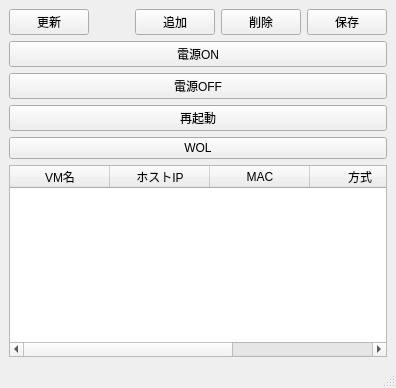
<?xml version="1.0" encoding="UTF-8"?>
<ui version="4.0">
 <class>MainWindowUI</class>
 <widget class="QMainWindow" name="MainWindowUI">
  <property name="windowTitle">
   <string>HomeVM Manager - Phase 1 (GUI + JSON)</string>
  </property>
  <widget class="QWidget" name="centralwidget">
   <layout class="QVBoxLayout" name="vboxRoot">
    <item>
     <layout class="QHBoxLayout" name="hboxButtons">
      <item>
       <widget class="QPushButton" name="btnReload">
        <property name="text">
         <string>更新</string>
        </property>
        <property name="toolTip">
         <string>JSONを読み直して一覧を更新</string>
        </property>
       </widget>
      </item>
      <item>
       <spacer name="spacer1">
        <property name="orientation">
         <enum>Qt::Horizontal</enum>
        </property>
        <property name="sizeHint" stdset="0">
         <size>
          <width>40</width>
          <height>20</height>
         </size>
        </property>
       </spacer>
      </item>
      <item>
       <widget class="QPushButton" name="btnAdd">
        <property name="text">
         <string>追加</string>
        </property>
        <property name="toolTip">
         <string>新しいVMを追加</string>
        </property>
       </widget>
      </item>
      <item>
       <widget class="QPushButton" name="btnDelete">
        <property name="text">
         <string>削除</string>
        </property>
        <property name="toolTip">
         <string>選択行を削除</string>
        </property>
       </widget>
      </item>
      <item>
       <widget class="QPushButton" name="btnSave">
        <property name="text">
         <string>保存</string>
        </property>
        <property name="toolTip">
         <string>現在の一覧をJSONに保存</string>
        </property>
       </widget>
      </item>
     </layout>
    </item>

    <item>
     <widget class="QPushButton" name="btnPowerOn">
      <property name="text">
       <string>電源ON</string>
      </property>
      <property name="toolTip">
       <string>ESXiへSSHして power.on</string>
      </property>
     </widget>
    </item>
    <item>
     <widget class="QPushButton" name="btnPowerOff">
      <property name="text">
       <string>電源OFF</string>
      </property>
      <property name="toolTip">
       <string>ESXiへSSHして power.off（ハード）</string>
      </property>
     </widget>
    </item>
    <item>
     <widget class="QPushButton" name="btnReboot">
      <property name="text">
       <string>再起動</string>
      </property>
      <property name="toolTip">
       <string>ESXiへSSHして power.reset（ハード）</string>
      </property>
     </widget>
    </item>
    <item>
     <widget class="QPushButton" name="btnWOL">
      <property name="text">
       <string>WOL</string>
      </property>
      <property name="toolTip">
       <string>MACへマジックパケット送信</string>
      </property>
     </widget>
    </item>

    <item>
     <widget class="QTableWidget" name="tableVMs">
      <property name="columnCount">
       <number>5</number>
      </property>
      <property name="rowCount">
       <number>0</number>
      </property>
      <column>
       <property name="text">
        <string>VM名</string>
       </property>
      </column>
      <column>
       <property name="text">
        <string>ホストIP</string>
       </property>
      </column>
      <column>
       <property name="text">
        <string>MAC</string>
       </property>
      </column>
      <column>
       <property name="text">
        <string>方式</string>
       </property>
      </column>
      <column>
       <property name="text">
        <string>ユーザー</string>
       </property>
      </column>
      <property name="editTriggers">
       <set>QAbstractItemView::NoEditTriggers</set>
      </property>
      <property name="selectionBehavior">
       <enum>QAbstractItemView::SelectRows</enum>
      </property>
      <property name="selectionMode">
       <enum>QAbstractItemView::SingleSelection</enum>
      </property>
      <property name="alternatingRowColors">
       <bool>true</bool>
      </property>
      <property name="sortingEnabled">
       <bool>true</bool>
      </property>
     </widget>
    </item>
   </layout>
  </widget>
  <widget class="QStatusBar" name="statusbar"/>
 </widget>
 <resources/>
 <connections/>
</ui>
